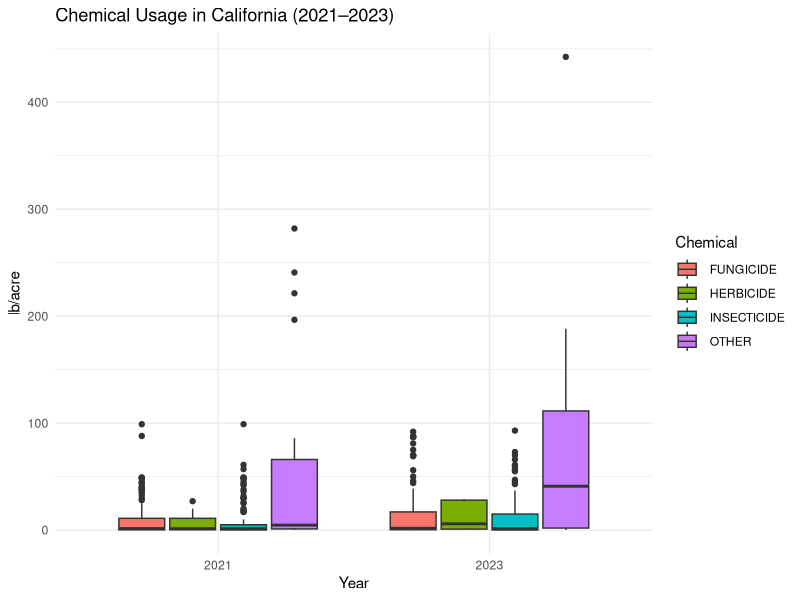
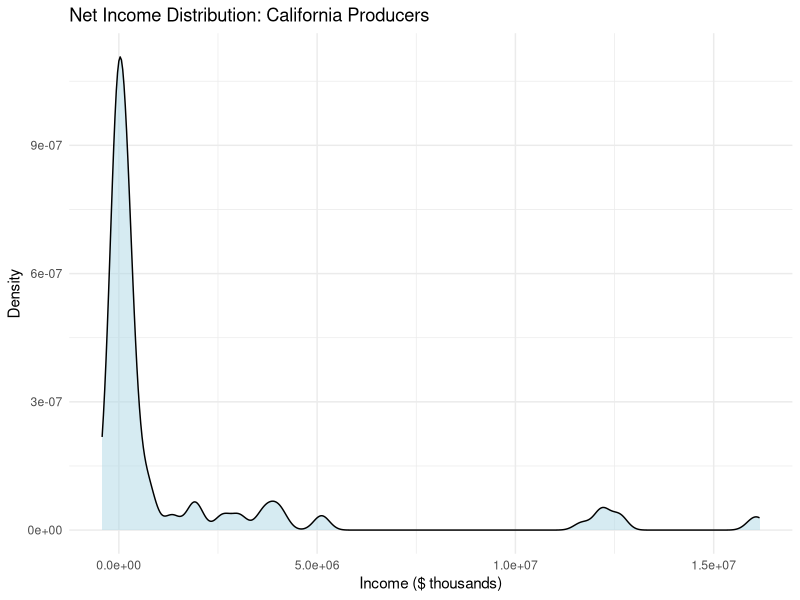
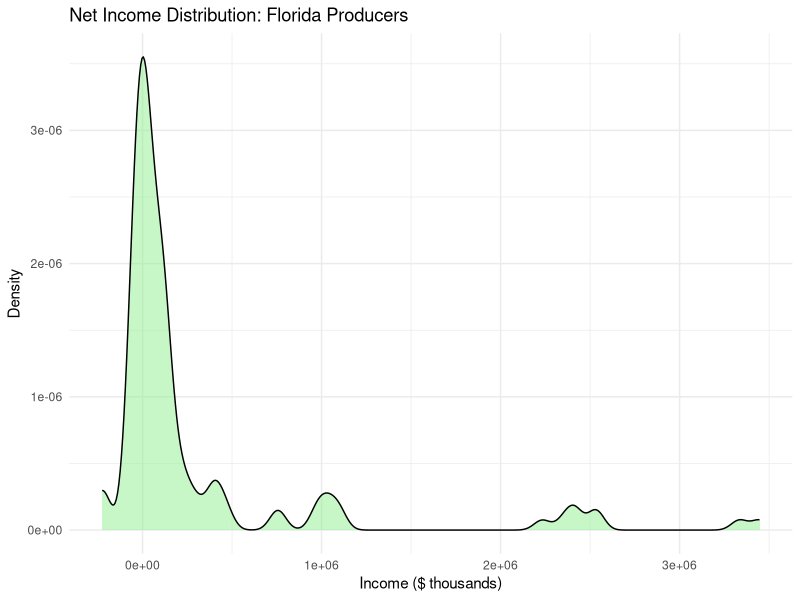

R code for these plots, in order:
## ---- chunk 1
library(tidyverse)
library(ggplot2)

strawberry <- read_csv("strawb_mar6.csv", show_col_types = FALSE)

# Filter by Program and State
census <- strawberry |> filter(Program == "CENSUS")
survey <- strawberry |> filter(Program == "SURVEY")

cen_f <- census |> filter(State == "FLORIDA")
cen_c <- census |> filter(State == "CALIFORNIA")
sur_f <- survey |> filter(State == "FLORIDA")
sur_c <- survey |> filter(State == "CALIFORNIA")

# Chemical use only
strawb_sur_c <- sur_c |> filter(str_detect(`Domain`, "CHEMICAL"))
## ---- chunk 2
strawb_sur_c <- strawb_sur_c |> mutate(commas = str_count(`Data Item`, ","))

strawb_sur_c_3 <- strawb_sur_c |> filter(commas == 3)

# Split by commas
strawb_sur_c_3 <- strawb_sur_c_3 |> separate(`Data Item`, c("Fruit", "Category", "Item", "Metric"), sep = ",", extra = "merge")
strawb_sur_c_3 <- strawb_sur_c_3 |> separate(`Domain Category`, c("Domain_1", "Domain Category"), sep = ":", extra = "merge")

# Further split domain for chemical name
strawb_sur_c_3 <- strawb_sur_c_3 |> separate(Domain, c("Domain", "Chemical"), sep = ",", extra = "merge")

# Clean Value column
strawb_sur_c_3 <- strawb_sur_c_3 |> filter(Value != "(D)", Value != "(NA)")
strawb_sur_c_3$Value <- as.numeric(strawb_sur_c_3$Value)
## ---- chunk 3
# Summary by Year and Chemical Type
summary_by_year_chemical <- strawb_sur_c_3 |> group_by(Year, Chemical) |> summarise(Total_Value = sum(Value, na.rm = TRUE)) |> pivot_wider(names_from = Chemical, values_from = Total_Value)

# Boxplot
ggplot(strawb_sur_c_3, aes(x = as.factor(Year), y = Value, fill = Chemical)) +
  geom_boxplot() +
  labs(title = "Chemical Usage in California (2021–2023)", x = "Year", y = "lb/acre") +
  theme_minimal()
## ---- chunk 4
income_cen_c <- cen_c |> filter(Commodity == "INCOME, NET CASH FARM")
income_cen_f <- cen_f |> filter(Commodity == "INCOME, NET CASH FARM")

# Clean Value
income_cen_c$Value <- as.numeric(gsub(",", "", income_cen_c$Value)) / 1000
income_cen_f$Value <- as.numeric(gsub(",", "", income_cen_f$Value)) / 1000

# Density Plot for California
ggplot(income_cen_c, aes(x = Value)) +
  geom_density(fill = "lightblue", alpha = 0.5) +
  labs(title = "Net Income Distribution: California Producers", x = "Income ($ thousands)", y = "Density") +
  theme_minimal()

# Density Plot for Florida
ggplot(income_cen_f, aes(x = Value)) +
  geom_density(fill = "lightgreen", alpha = 0.5) +
  labs(title = "Net Income Distribution: Florida Producers", x = "Income ($ thousands)", y = "Density") +
  theme_minimal()
